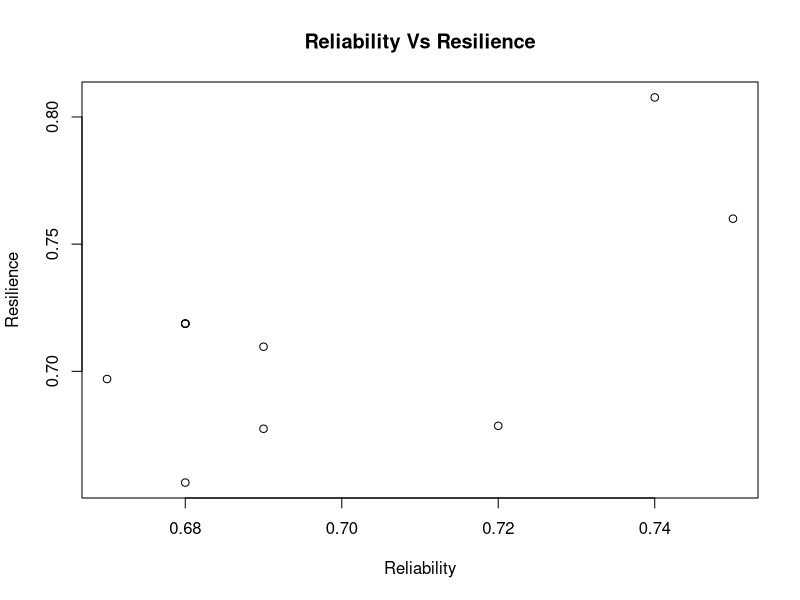

The R source for this figure:
## ---- chunk 1
knitr::opts_chunk$set(echo = TRUE)
## ---- chunk 2
library(plyr)
rm(list = ls())
timesteps = 100
Num_of_traces = 10
Reliability_Target <- 0.7
Initial_Year_Def_NoDef = 0 # If the initial year starts with No Deficit then, Initial_seed = 0, Otherwise Initial_seed = 1 
#Print
timesteps
Num_of_traces
Reliability_Target
## ---- chunk 3
Num_of_TimeSteps = timesteps + 1
set.seed(150)
dat = runif(Num_of_TimeSteps*Num_of_traces, 0, 1)
#print
dat
## ---- chunk 4
# This line is generating n number of random numbers
Matrix_Def_NoDef <- matrix (data = dat, nrow = Num_of_TimeSteps, ncol = Num_of_traces)
colnames(Matrix_Def_NoDef) <- paste("Trace", 1:Num_of_traces)
# Deficit = 1, No Deficit = 0
Matrix_Def_NoDef <- ifelse(Matrix_Def_NoDef <= Reliability_Target, 0, 1)
Matrix_Def_NoDef[1,] <- Initial_Year_Def_NoDef
Matrix_Total_Def <- matrix(data = colSums(Matrix_Def_NoDef ==1)- ifelse((Initial_Year_Def_NoDef==1),1,0) )
colnames(Matrix_Total_Def) <- c("Number of Deficits")
#Print
Matrix_Def_NoDef

## ---- chunk 5
Matrix_Reliability <- matrix(data = NA, nrow = Num_of_traces, ncol = 1)
Matrix_Reliability <- ((timesteps - Matrix_Total_Def)/timesteps)
colnames(Matrix_Reliability) <- c("Reliability")
#Print
Matrix_Total_Def
Matrix_Reliability
## ---- chunk 6
Matrix_Count_Resilience <- matrix(data = NA, nrow = timesteps, ncol = Num_of_traces)
for (j in 1:Num_of_traces){
  for(i in 1:timesteps)
    {Matrix_Count_Resilience[i,j] = ifelse((Matrix_Def_NoDef[i,j] == 1)&(Matrix_Def_NoDef[i+1,j]==0),1,0)}}
colnames(Matrix_Count_Resilience) <- paste("Trace", 1:Num_of_traces)
Matrix_Total_Count_Resil <- matrix(data = colSums(Matrix_Count_Resilience !=0))
colnames(Matrix_Total_Count_Resil) <- c("Number of Resilience")
Matrix_Resilience <- matrix(data = NA, nrow = Num_of_traces, ncol = 1)
#for(i in 1:Num_of_traces)
#    {Matrix_Resilience[i,] = Matrix_Total_Count_Resil[i,]/Matrix_Total_Def[i,] }
for(i in 1:Num_of_traces)
    {Matrix_Resilience[i,] = ifelse((Matrix_Total_Def[i,]==timesteps),0,ifelse( (Matrix_Total_Def[i,]==0),1,ifelse((Matrix_Total_Def[i,]==1)&(Matrix_Def_NoDef[timesteps,i]==1),1,ifelse((Matrix_Total_Def[i,]==timesteps-1)&(Matrix_Def_NoDef[1,i]==0),0,Matrix_Total_Count_Resil[i,]/Matrix_Total_Def[i,]))))}
colnames(Matrix_Resilience) <- c("Resilience")
# Print
Matrix_Def_NoDef
Matrix_Count_Resilience
Matrix_Total_Def
Matrix_Total_Count_Resil
Matrix_Resilience
## ---- chunk 7
Matrix_Count_Fragility <- matrix(data = NA, nrow = timesteps, ncol = Num_of_traces)
for (j in 1:Num_of_traces){
  for(i in 1:timesteps)
    {Matrix_Count_Fragility[i,j] = ifelse((Matrix_Def_NoDef[i,j] == 0)&(Matrix_Def_NoDef[i+1,j]==1),1,0)}}
colnames(Matrix_Count_Fragility) <- paste("Trace", 1:Num_of_traces)
Matrix_Total_Count_Fragility <- matrix(data = colSums(Matrix_Count_Fragility !=0))
colnames(Matrix_Total_Count_Fragility) <- paste("Number of Fragility")
Matrix_Total_No_Def <- matrix(data = colSums(Matrix_Def_NoDef ==0)- ifelse((Initial_Year_Def_NoDef==0),1,0))
colnames(Matrix_Total_No_Def) <- c("Number of No Deficits")
Matrix_Fragility <- matrix(data = NA, nrow = Num_of_traces, ncol = 1)
for(i in 1:Num_of_traces)
    {Matrix_Fragility[i,] = ifelse((Matrix_Total_Def[i,]==timesteps),1,ifelse( (Matrix_Total_Def[i,]==0),0,ifelse((Matrix_Total_Def[i,]==timesteps-1)&(Matrix_Def_NoDef[timesteps,i]==0),1,ifelse((Matrix_Total_Def[i,]==1)&(Matrix_Def_NoDef[1,i]==1),0,Matrix_Total_Count_Fragility[i,]/Matrix_Total_No_Def[i,]))))}
colnames(Matrix_Fragility) <- c("Fragility")
#Print
Matrix_Def_NoDef
Matrix_Count_Fragility
Matrix_Total_Def
Matrix_Total_No_Def
Matrix_Total_Count_Fragility
Matrix_Fragility
## ---- chunk 8
Matrix_Performance_Criteria <- cbind(Matrix_Reliability,Matrix_Resilience,Matrix_Fragility)
Matrix_Performance_Criteria
Matrix_Total_Def
Matrix_Total_No_Def
Matrix_Total_Count_Resil
Matrix_Total_Count_Fragility
## ---- chunk 9
plot(Matrix_Reliability,Matrix_Resilience,main="Reliability Vs Resilience",xlab="Reliability",ylab="Resilience")
#Print
Matrix_Reliability
Matrix_Resilience
